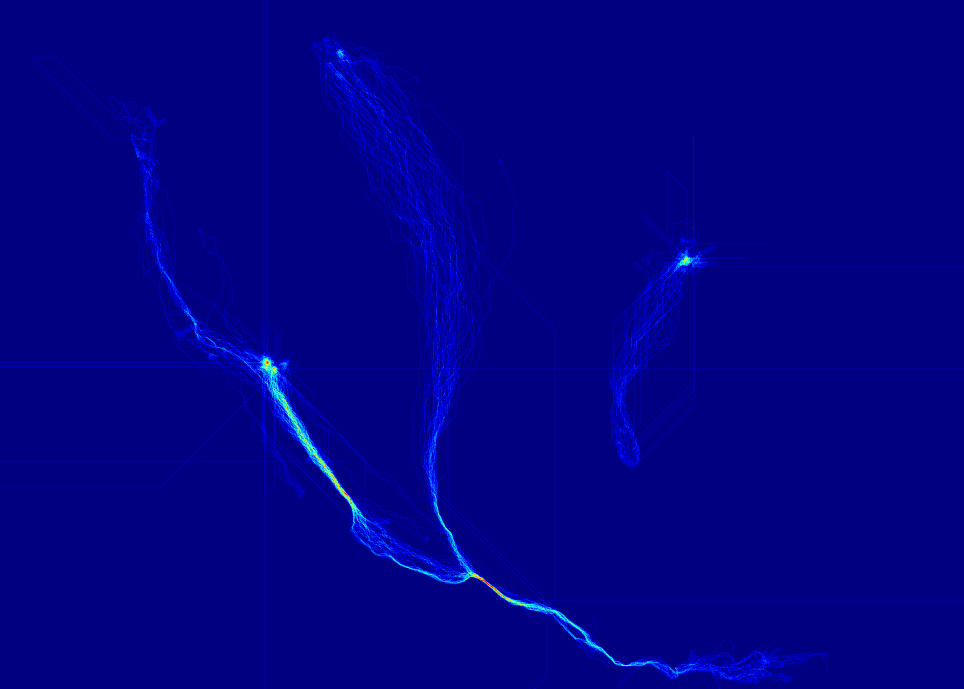
#> input picture bird_heat.png, 1928 x 1378 px (shown at 1/2 size)
$ python visuals.py
#> lines starting #> are read from the running program, lines starting #| are printed output that depends on the picture
import numpy as np
import cv2

# reward_1_50 location:
end_x_1 = 979
end_y_1 = 1172
start_x_1 = end_x_1 - 50
start_y_1 = end_y_1 - 50
start_1 = (start_x_1, start_y_1)
end_1 = (end_x_1, end_y_1)

# reward_2_50 location:
end_x_2 = 1185
end_y_2 = 1300
start_x_2 = end_x_2 - 50
start_y_2 = end_y_2 - 50
start_2 = (start_x_2, start_y_2)
end_2 = (end_x_2, end_y_2)

color_2 = (254, 155, 162)
color_1 = (0, 0, 0)
thickness = 5


def draw_boxes(heatmap):
    heatmap = cv2.rectangle(heatmap, start_1, end_1, color_1, thickness)
    heatmap = cv2.rectangle(heatmap, start_2, end_2, color_2, thickness)
    return heatmap

bird_heatmap = cv2.imread('bird_heat.png')
#> bird_heatmap is the input picture: shape (1378, 1928, 3); mean B, G, R 132.4, 1.1, 0.2
bird_heatmap = draw_boxes(bird_heatmap)
#> in draw_boxes, `heatmap = cv2.rectangle(heatmap, start_2, end_2, color_2, thickness)`:
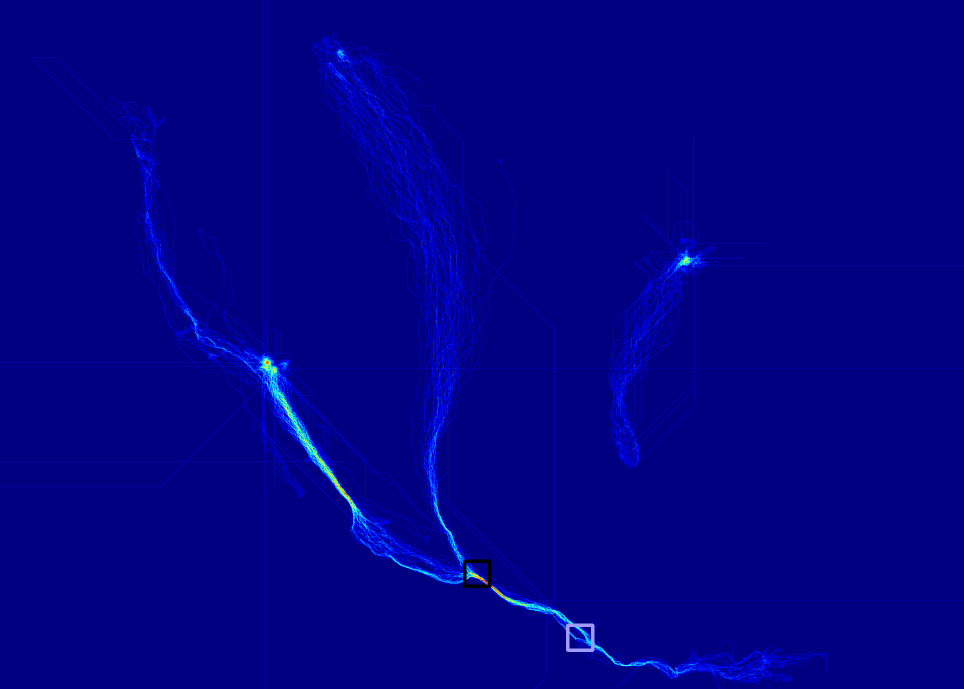
#> heatmap: shape (1378, 1928, 3) (shown at 1/2 size); mean B, G, R 132.4, 1.2, 0.3
cv2.imwrite('visuals_box/bird_heatmap.png', bird_heatmap)


#> (the run stopped early here; a loop or call above may not have finished)
